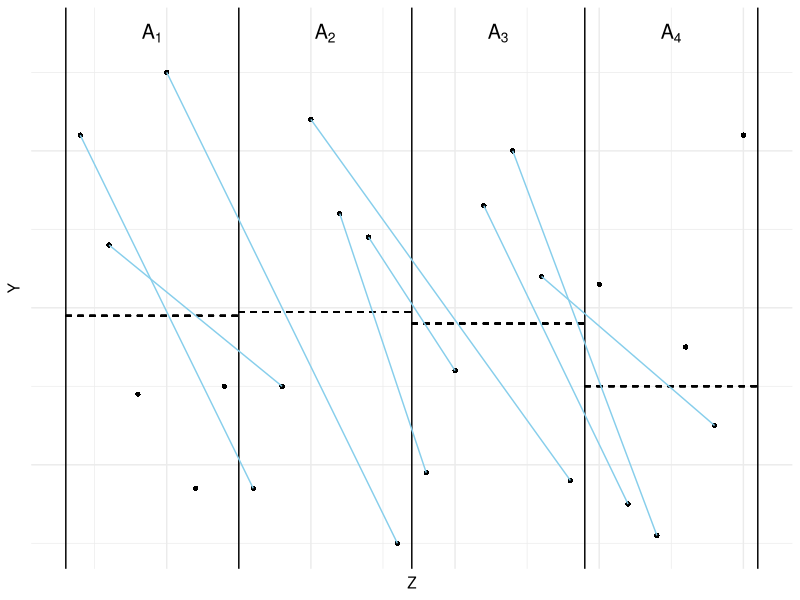

This figure's R source:
library(ggplot2)

#define the data points
bin_1_data <- data.frame(
  z = seq(1, 3.5, 0.5),
  y = c(2.2, 0.8, -1.1, 3, -2.3, -1.0)
)
bin_1_data = bin_1_data[order(bin_1_data$y,decreasing = TRUE),]
bin_2_data <- data.frame(
  z = seq(4, 6.5, 0.5),
  y = c( -2.3, -1.0, 2.4, 1.2, 0.9,-3)
)
bin_2_data = bin_2_data[order(bin_2_data$y,decreasing = TRUE),]
bin_3_data <- data.frame(
  z = seq(7, 9.5, 0.5),
  y = c(-2.1, -0.8, 1.3, 2.0 , 0.4,-2.2)
)
bin_3_data = bin_3_data[order(bin_3_data$y,decreasing = TRUE),]
bin_4_data <- data.frame(
  z = seq(10, 12.5, 0.5),
  y = c(0.3,-2.5, -2.9, -0.5, -1.5,2.2)
)
bin_4_data = bin_4_data[order(bin_4_data$y,decreasing = TRUE),]


# compute medians
combined_data <- rbind(bin_1_data, bin_2_data, bin_3_data, bin_4_data)
median_bin_1 <- median(bin_1_data$y)
median_bin_2 <- median(bin_2_data$y)
median_bin_3 <- median(bin_3_data$y)
median_bin_4 <- median(bin_4_data$y)

#define matching
segments_data <- data.frame(
  x = c(bin_1_data[bin_1_data$y>median_bin_1,]$z,
        bin_2_data[bin_2_data$y>median_bin_2,]$z,
        bin_3_data[bin_3_data$y>median_bin_3,]$z),
  y = c(bin_1_data[bin_1_data$y>median_bin_1,]$y,
        bin_2_data[bin_2_data$y>median_bin_2,]$y,
        bin_3_data[bin_3_data$y>median_bin_3,]$y),
  xend = c(rev(bin_2_data[bin_2_data$y<median_bin_2,]$z),
           rev(bin_3_data[bin_3_data$y<median_bin_3,]$z),
           rev(bin_4_data[bin_4_data$y<median_bin_4,]$z)),
  yend = c(rev(bin_2_data[bin_2_data$y<median_bin_2,]$y),
           rev(bin_3_data[bin_3_data$y<median_bin_3,]$y),
           rev(bin_4_data[bin_4_data$y<median_bin_4,]$y))
)

#plot
p <- ggplot(combined_data, aes(x = z, y = y)) +
  geom_point(color = "black", shape = 16) + 
  geom_vline(xintercept = c(0.75, 3.75, 6.75, 9.75, 12.75), linetype = "solid", color = "black") +
  annotate("text", x = 2.25, y = max(combined_data$y) + 0.5, label = expression(A[1]), color = "black", size = 5) +
  annotate("text", x = 5.25, y = max(combined_data$y) + 0.5, label = expression(A[2]), color = "black", size = 5) +
  annotate("text", x = 8.25, y = max(combined_data$y) + 0.5, label = expression(A[3]), color = "black", size = 5) +
  annotate("text", x = 11.25, y = max(combined_data$y) + 0.5, label = expression(A[4]), color = "black", size = 5) +
  # Add median lines for each bin
  geom_segment(aes(x = 0.75, xend = 3.75, y = median_bin_1, yend = median_bin_1), color = "black", linetype = "dashed") +
  geom_segment(aes(x = 3.75, xend = 6.75, y = median_bin_2, yend = median_bin_2), color = "black", linetype = "dashed") +
  geom_segment(aes(x = 6.75, xend = 9.75, y = median_bin_3, yend = median_bin_3), color = "black", linetype = "dashed") +
  geom_segment(aes(x = 9.75, xend = 12.75, y = median_bin_4, yend = median_bin_4), color = "black", linetype = "dashed") +
  geom_segment(data = segments_data, aes(x = x, y = y, xend = xend, yend = yend), color = "skyblue", linetype = "solid") +
  labs( x = "Z", y = "Y") +
  theme_minimal()+ 
  theme(
    axis.text.x = element_blank(),
    axis.text.y = element_blank()
  )

pdf(file = "figures/cross_bin_demonstration.pdf",width = 4.5, height = 3.5)
p
dev.off()